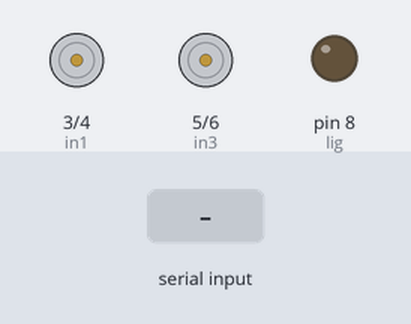
The sketch below on a simulated Arduino Uno, built with avr-gcc and run on an emulated ATmega328P. Parts: motor-driver pin pairs drawn as motors (green arrow = first pin HIGH = forward, orange = second pin HIGH = backward, longer = more drive), output pins drawn as LEDs (lit = HIGH). The inputs (shaded band) are chosen by the test bench.

Above: at 1.2 s.
1.3 s: "F" received over Serial
At 2.5 s:
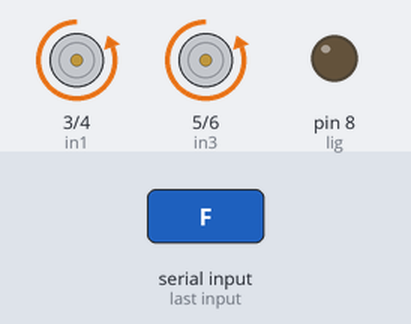
2.8 s: "B" received over Serial
At 3.9 s:
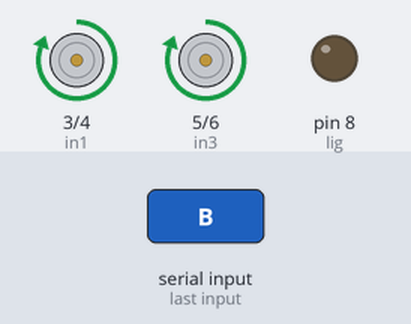
4.3 s: "L" received over Serial
At 5.0 s:
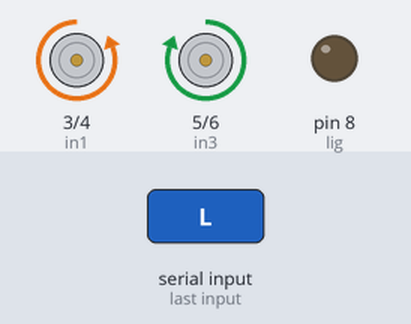
5.8 s: "R" received over Serial
At 6.1 s:
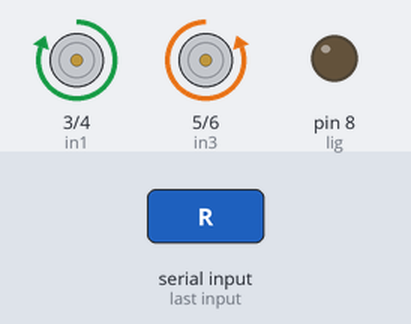
7.3 s: "W" received over Serial
At 8.5 s:
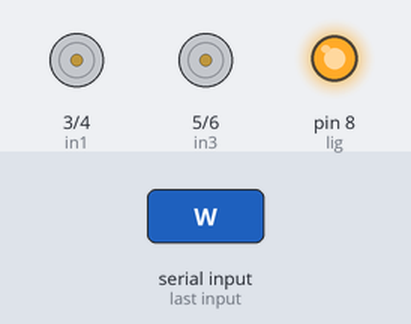
8.8 s: "w" received over Serial
At 9.6 s:
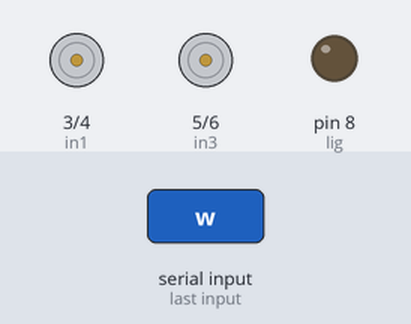
Timing chart, 0 to 11.3 s (numbered marks = the images above; inputs shaded):
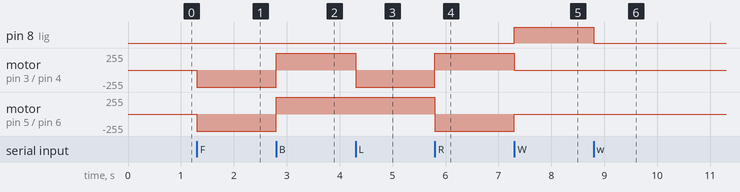

Measured:
- after the input at 1.3 s, motor on pin 3 (in1) / pin 4 (in2), motor on pin 5 (in3) / pin 6 (in4): stopped → backward 255/255 at once
- after the input at 2.8 s, motor on pin 3 (in1) / pin 4 (in2), motor on pin 5 (in3) / pin 6 (in4): backward 255/255 → forward 255/255 at once
- after the input at 4.3 s, motor on pin 3 (in1) / pin 4 (in2): forward 255/255 → backward 255/255 at once
- after the input at 5.8 s, motor on pin 3 (in1) / pin 4 (in2): backward 255/255 → forward 255/255 at once; motor on pin 5 (in3) / pin 6 (in4): forward 255/255 → backward 255/255 at once
- after the input at 7.3 s, pin 8 (lig): LOW → HIGH at once; motor on pin 3 (in1) / pin 4 (in2): forward 255/255 → stopped at once; motor on pin 5 (in3) / pin 6 (in4): backward 255/255 → stopped at once
- after the input at 8.8 s, pin 8 (lig): HIGH → LOW at once

The sketch:

1CarBluetoothControl.ino
```cpp
int in1 = 3;
int in2 = 4;
int in3 = 5;
int in4 = 6;

int lig = 8;

int command;


void setup() {
    Serial.begin(9600);

    pinMode(in1, OUTPUT);
    pinMode(in2, OUTPUT);
    pinMode(in3, OUTPUT);
    pinMode(in4, OUTPUT);

    pinMode(lig, OUTPUT);

  digitalWrite(in1, LOW);
  digitalWrite(in2, LOW);
  digitalWrite(in4, LOW);
  digitalWrite(in3, LOW);

  digitalWrite(lig, LOW);


}

void loop() {

  if (Serial.available() > 0) {
    command = Serial.read();
    stop();
  }
switch (command) {
      case 'F':
        Forward();
        break;
      case 'B':
        Back();
        break;
      case 'L':
        Left();
        break;
      case 'R':
        Right();
        break;

      case 'W':
        digitalWrite(lig,HIGH); //For resetting the arduino
        break;


      case 'w':
        digitalWrite(lig,LOW); //For resetting the arduino
        break;
}
}
void Forward(){

  digitalWrite(in1, LOW);
  digitalWrite(in2, HIGH);
  digitalWrite(in3, LOW);
  digitalWrite(in4, HIGH);


}

void Left(){ //Right and Left Fixed

  digitalWrite(in1, LOW);
  digitalWrite(in2, HIGH);
  digitalWrite(in3, HIGH);
  digitalWrite(in4, LOW);


}

void Right(){ //Right and Left fixed

  digitalWrite(in1, HIGH);
  digitalWrite(in2, LOW);
  digitalWrite(in3, LOW);
  digitalWrite(in4, HIGH);


}

void Back(){

  digitalWrite(in1, HIGH);
  digitalWrite(in2, LOW);
  digitalWrite(in3, HIGH);
  digitalWrite(in4, LOW);


}

void stop()
{
  digitalWrite(in1, LOW);
  digitalWrite(in2, LOW);
  digitalWrite(in4, LOW);
  digitalWrite(in3, LOW);


}
```
